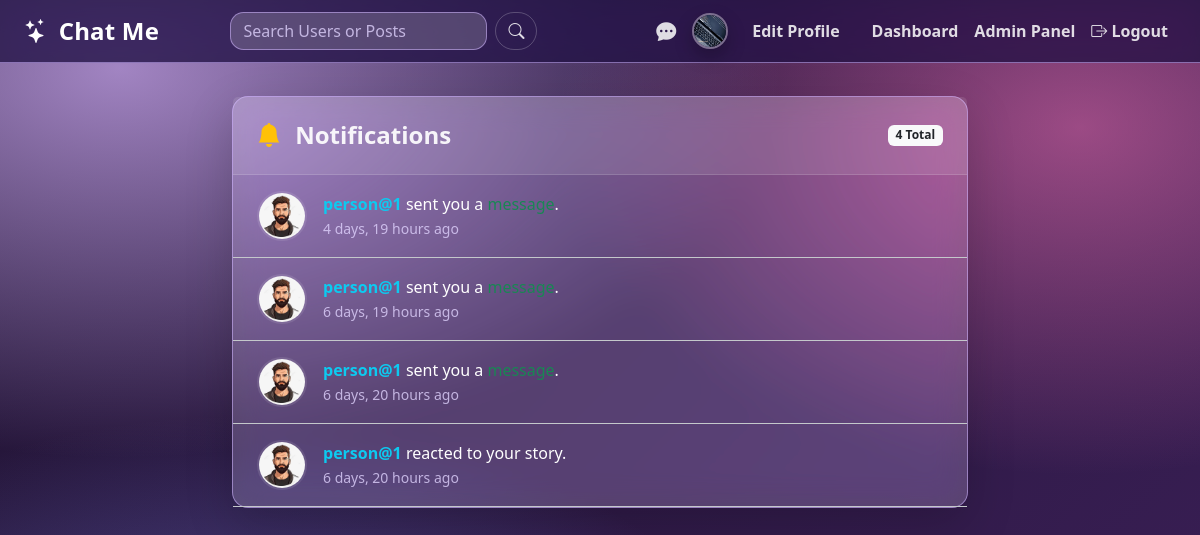
The app's page /notifications/ (signed in) with its own data.
### posts/models.py (models this page shows, shortened)
class Profile(models.Model):
    user = models.OneToOneField(User, on_delete=models.CASCADE)
    nickname = models.CharField(max_length=50, blank=True)
    bio = models.TextField(max_length=500, blank=True)
    image = models.ImageField(
        upload_to='profile_pics/',
        default='profile_pics/default.png',
        blank=True
    )
    instagram_url = models.URLField(max_length=200, blank=True, null=True)
    twitter_url = models.URLField(max_length=200, blank=True, null=True)
    facebook_url = models.URLField(max_length=200, blank=True, null=True)
    THEME_CHOICES = [
        ('dark', 'Dark Purple (Default)'),
        ('light', 'Light Mode'),
        ('one-dark', 'One Dark'),
    ]
    theme = models.CharField(max_length=20, choices=THEME_CHOICES, default='dark')
    last_seen = models.DateTimeField(null=True, blank=True)
    is_private = models.BooleanField(default=False)

class Notification(models.Model):
    NOTIFICATION_TYPES = (
        ('like', 'Like'),
        ('comment', 'Comment'),
        ('follow', 'Follow'),
        ('message', 'Message'),
        ('reaction', 'Reaction'),
    )
    sender = models.ForeignKey(User, on_delete=models.CASCADE, related_name='sent_notifications')
    receiver = models.ForeignKey(User, on_delete=models.CASCADE, related_name='notifications')
    notification_type = models.CharField(max_length=20, choices=NOTIFICATION_TYPES)
    post = models.ForeignKey(Post, on_delete=models.CASCADE, null=True, blank=True)
    story = models.ForeignKey(Story, on_delete=models.CASCADE, null=True, blank=True)
    message = models.ForeignKey(Message, on_delete=models.CASCADE, null=True, blank=True)
    is_read = models.BooleanField(default=False)
    created_at = models.DateTimeField(auto_now_add=True)
    class Meta:
        ordering = ['-created_at']

### posts/views.py (the view)
# urls.py: path('notifications/', views.notifications_view, name='notifications'),
@login_required
def notifications_view(request):
    notifications = Notification.objects.filter(receiver=request.user).order_by('-created_at')
    notifications.filter(is_read=False).update(is_read=True)
    context = {'notifications': notifications}
    return render(request, 'posts/notifications.html', context)

### posts/context_processors.py (called while the page is built)
def unread_messages_count(request):
    if request.user.is_authenticated:
        count = Message.objects.filter(
            conversation__participants=request.user,
            is_read=False
        ).exclude(sender=request.user).count()
        return {'unread_count': count}
    return {'unread_count': 0}

def unread_notifications_count(request):
    if request.user.is_authenticated:
        count = Notification.objects.filter(receiver=request.user, is_read=False).count()
        return {'unread_notifications_count': count}
    return {'unread_notifications_count': 0}

### posts/templates/posts/notifications.html (shortened to what this page needs)
{% extends 'posts/base.html' %}
{% block content %}
<div class="row justify-content-center">
    <div class="col-md-8">
        <div class="card shadow-lg glass-card animate__animated animate__fadeIn">
            <div class="card-header glass-header d-flex justify-content-between align-items-center">
                <h4 class="mb-0 fw-bold"><i class="bi bi-bell-fill me-2 text-warning"></i> Notifications</h4>
                <span class="badge bg-light text-dark">{{ notifications.count }} Total</span>
            </div>
            <div class="card-body p-0">
                <ul class="list-group list-group-flush bg-transparent">
                    {% for notification in notifications %}
                        <li class="list-group-item bg-transparent border-bottom border-secondary-subtle py-3 px-4 notification-item {% if not notification.is_read %}unread{% endif %}">
                            <div class="d-flex align-items-center">
                                <a href="{% url 'profile' username=notification.sender.username %}">
                                    <img src="{{ notification.sender.profile.image.url }}" class="rounded-circle me-3" style="width: 50px; height: 50px; object-fit: cover; border: 2px solid rgba(255,255,255,0.1);">
                                </a>
                                <div class="flex-grow-1">
                                    <p class="mb-0 text-white">
                                        <a href="{% url 'profile' username=notification.sender.username %}" class="fw-bold text-decoration-none text-info">
                                            {{ notification.sender.username }}
                                        </a>
                                        {% if notification.notification_type == 'like' %}
                                            liked your <a href="{% url 'home' %}#post-{{ notification.post.id }}" class="text-decoration-none text-warning">post</a>.
                                        {% elif notification.notification_type == 'comment' %}
                                            commented on your <a href="{% url 'home' %}#post-{{ notification.post.id }}" class="text-decoration-none text-warning">post</a>.
                                        {% elif notification.notification_type == 'follow' %}
                                            started following you.
                                        {% elif notification.notification_type == 'message' %}
                                            sent you a <a href="{% url 'inbox' %}" class="text-decoration-none text-success">message</a>.
                                        {% elif notification.notification_type == 'reaction' %}
                                            reacted to your story.
                                        {% endif %}
                                    </p>
                                    <small class="text-muted">{{ notification.created_at|timesince }} ago</small>
                                </div>
                            </div>
                        </li>
                    {% empty %}
                        <li class="list-group-item bg-transparent text-center py-5">
                            <i class="bi bi-bell-slash fs-1 text-muted d-block mb-3"></i>
                            <p class="text-muted">No notifications yet.</p>
                        </li>
                    {% endfor %}
                </ul>
            </div>
        </div>
    </div>
</div>
{% endblock %}

### mysocial/posts/templates/posts/base.html (shortened to what this page needs)
{% load static %}
<!DOCTYPE html>
<html lang="en">
<head>
    <link href="https://cdn.jsdelivr.net/npm/bootstrap@5.3.3/dist/css/bootstrap.min.css" rel="stylesheet">
    <link href="https://cdn.jsdelivr.net/npm/bootstrap-icons@1.11.3/font/bootstrap-icons.css" rel="stylesheet">
    <link rel="stylesheet" href="https://cdnjs.cloudflare.com/ajax/libs/animate.css/4.1.1/animate.min.css"/>
    <link rel="stylesheet" href="{% static 'posts/app.css' %}">
</head>
<body class="app">
    <nav class="navbar navbar-expand-lg navbar-dark glass-navbar fixed-top">
        <div class="container-fluid px-4">
            <a class="navbar-brand fs-4" href="{% url 'home' %}">
                <i class="bi bi-stars me-1"></i> Chat Me
            </a>
            <div class="collapse navbar-collapse" id="navbarNav">
                {% if user.is_authenticated %}
                <form class="d-flex mx-auto" method="GET" action="{% url 'search' %}">
                    <input class="form-control me-2 nav-search" type="search" placeholder="Search Users or Posts" aria-label="Search" name="q" required>
                    <button class="btn btn-outline-light nav-search-btn" type="submit"><i class="bi bi-search"></i></button>
                </form>
                {% endif %}
                <ul class="navbar-nav ms-auto align-items-center">
                    {% if user.is_authenticated %}
                        <li class="nav-item me-2">
                             <a class="nav-link" href="{% url 'inbox' %}" title="Inbox">
                                 <i class="bi bi-chat-dots-fill fs-5"></i>
                             </a>
                        </li>
                        <li class="nav-item me-3">
                            <a class="nav-link p-0" href="{% url 'profile' username=user.username %}">
                                <img src="{{ user.profile.image.url }}"
                                    alt="DP"
                                    class="rounded-circle nav-avatar">
                            </a>
                        </li>
                        <li class="nav-item me-3">
                            <a class="nav-link" href="{% url 'update_profile' %}">Edit Profile</a>
                        </li>
                        {% if user.is_staff %}
                            <li class="nav-item"><a class="nav-link text-danger" href="{% url 'admin_dashboard' %}">Dashboard</a></li>
                            <li class="nav-item"><a class="nav-link text-danger" href="{% url 'admin:index' %}">Admin Panel</a></li>
                        {% endif %}
                        <li class="nav-item">
                            <form method="post" action="{% url 'logout' %}" class="d-inline">
                                <button type="submit" class="logout-btn nav-link">
                                    <i class="bi bi-box-arrow-right"></i> Logout
                                </button>
                            </form>
                        </li>
                    {% endif %}
                </ul>
            </div>
        </div>
    </nav>
    <div class="container mt-5 pt-5 app-container">
        {% block content %}{% endblock content %}
    </div>
</body>
</html>

### posts/static/posts/app.css (style rules this page uses)
:root, [data-theme="dark"] { --bg-0: #201433; --bg-1: #3b1f57; --glass-bg: rgba(255, 255, 255, .18); --glass-bg-strong: rgba(255, 255, 255, .22); --glass-border: rgba(208, 180, 255, .55); --glass-shadow: 0 16px 42px rgba(20, 10, 35, .55); --text: rgba(250, 245, 255, .95); --text-muted: rgba(226, 213, 255, .78); --brand: #a855f7; --brand2: #d946ef; --brand3: #818cf8; --nav-bg: rgba(32, 18, 66, .78); --card-shadow-hover: rgba(15, 23, 42, .75); --body-gradient: radial-gradient(1100px 650px at 10% 8%, rgba(216, 180, 254, .70), transparent 60%), radial-gradient(900px 600px at 90% 15%, rgba(244, 114, 182, .55), transparent 58%), radial-gradient(950px 650px at 20% 95%, rgba(129, 140, 248, .55), transparent 60%), linear-gradient(135deg, var(--bg-0), var(--bg-1)); }
body.app { color: var(--text); background: var(--body-gradient); min-height: 100vh; overflow-x: hidden; transition: background 0.3s ease, color 0.3s ease; }
.app-container { animation: appFadeIn .35s ease; }
.glass-navbar { background: var(--nav-bg) !important; border-bottom: 1px solid var(--glass-border); backdrop-filter: blur(14px) saturate(145%); -webkit-backdrop-filter: blur(14px) saturate(145%); }
.glass-navbar .navbar-brand { font-weight: 800; letter-spacing: .2px; color: #fff !important; }
.glass-navbar .nav-link { color: rgba(255, 255, 255, .85) !important; font-weight: 600; transition: opacity .15s ease, transform .15s ease, color .15s ease; }
.nav-avatar { width: 36px; height: 36px; object-fit: cover; border: 2px solid rgba(255, 255, 255, .38); box-shadow: 0 8px 18px rgba(0, 0, 0, .25); }
.nav-search { background: rgba(255, 255, 255, .16) !important; border: 1px solid rgba(233, 213, 255, .55) !important; color: #fff !important; border-radius: 999px !important; }
.nav-search::placeholder { color: rgba(255, 255, 255, .70) !important; }
.nav-search-btn { border-radius: 999px !important; border-color: rgba(255, 255, 255, .22) !important; }
body.app .card { background: var(--glass-bg); border: 1px solid var(--glass-border); border-radius: 1rem; box-shadow: var(--glass-shadow); backdrop-filter: blur(16px) saturate(140%); -webkit-backdrop-filter: blur(16px) saturate(140%); color: var(--text); }
body.app .card .card-header { background: rgba(255, 255, 255, .10) !important; border-bottom: 1px solid rgba(255, 255, 255, .14) !important; color: rgba(255, 255, 255, .92); }
.glass-header { background: linear-gradient(90deg, rgba(139, 92, 246, .50), rgba(34, 211, 238, .35), rgba(251, 113, 133, .32)) !important; border-bottom: 1px solid rgba(255, 255, 255, .16) !important; }
body.app .text-muted { color: var(--text-muted) !important; }
body.app .form-control, body.app textarea.form-control, body.app .form-select { background: var(--glass-bg) !important; border: 1px solid var(--glass-border) !important; color: var(--text) !important; border-radius: .85rem !important; }
body.app .form-control::placeholder { color: var(--text-muted) !important; }
body.app .btn-outline-secondary, body.app .btn-outline-warning, body.app .btn-outline-danger, body.app .btn-outline-light { border-color: rgba(255, 255, 255, .28); color: rgba(255, 255, 255, .86); }
body.app a { color: #a5b4fc; }

### posts/templates/posts/notifications.html (style rules this page uses)
.glass-card { background: rgba(255, 255, 255, 0.05); backdrop-filter: blur(10px); border: 1px solid rgba(255, 255, 255, 0.1); border-radius: 16px; }
.glass-header { background: rgba(255, 255, 255, 0.1); border-bottom: 1px solid rgba(255, 255, 255, 0.1); padding: 1.5rem; }
.notification-item { transition: background 0.3s ease; }

### records on screen
Notification: sender.profile.image (placeholder picture), sender.username "person@1", notification_type "sent you a", created_at "4 days, 19 hours"
Notification: sender.profile.image (placeholder picture), sender.username "person@1", notification_type "sent you a", created_at "6 days, 19 hours"
Notification: sender.profile.image (placeholder picture), sender.username "person@1", notification_type "sent you a", created_at "6 days, 20 hours"
Notification: sender.profile.image (placeholder picture), sender.username "person@1", notification_type "reacted to your story.", created_at "6 days, 20 hours"

### other values on screen
{{ notifications.count }} "4"
